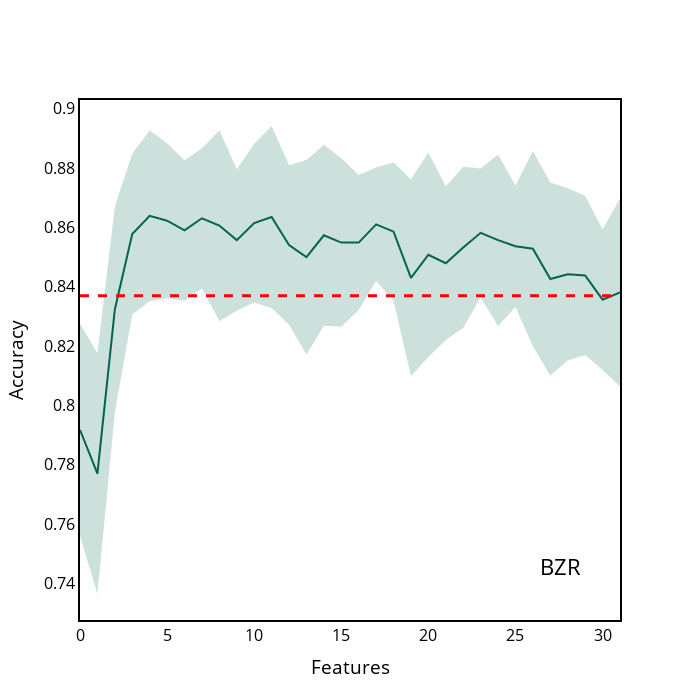

Notebook code for this chart:
### Code cell
BZR["y_upper"] = BZR["accuracy_contribution"] + BZR["accuracy_contribution_std"]
BZR["y_lower"] = BZR["accuracy_contribution"] - BZR["accuracy_contribution_std"]

x = BZR.index.tolist()
y = BZR["accuracy_contribution"].tolist()

y_upper = BZR["y_upper"].tolist()
y_lower = BZR["y_lower"].tolist()


fig = go.Figure([
    go.Scatter(
        x=x,
        y=y,
        line=dict(color='rgb(0,100,80)'),
        mode='lines'
    ),
    go.Scatter(
        x=x+x[::-1], # x, then x reversed
        y=y_upper+y_lower[::-1], # upper, then lower reversed
        fill='toself',
        fillcolor='rgba(0,100,80,0.2)',
        line=dict(color='rgba(255,255,255,0)'),
        hoverinfo="skip",
        showlegend=False
    )
])



# Update figure layout
fig.update_layout(title={'text':'BZR', 'y':0.2, 'x':0.8,'xanchor': 'center','yanchor': 'top'})
fig.update_layout(paper_bgcolor='white')
fig.update_layout(plot_bgcolor='white')
fig.update_yaxes(color='black')
fig.update_layout(
    yaxis = dict(
        title = "Accuracy",
        zeroline=True,
        showline = True,
        linecolor = 'black',
        mirror=True,
        linewidth = 2
    ),
    xaxis = dict(
        title = "Features",
        mirror=True,
        zeroline=True,
        showline = True,
        linecolor = 'black',
        linewidth = 2,
    ),
    width=700,
    height=700,
    font=dict(
    size=16,
    color="black")  
)
fig.update_layout(showlegend=False)
# fig.update_layout(yaxis_range=[0.7,0.85])
fig.update_xaxes(showgrid=False, gridwidth=0.5, gridcolor='#e3e1e1')
fig.update_yaxes(showgrid=False, gridwidth=0.5, gridcolor='grey')
fig.update_traces(marker_line_color='black', marker_line_width=1.0, opacity=1.0)

fig.add_hline(y=0.837, line_width=3, line_dash="dash", line_color="red")


fig.show()

### Figure 1 — Plotly figure (JSON) as saved in the notebook; plotly's stock layout.template omitted (floating-point values rounded to 4 significant figures)
{"data": [{"line": {"color": "rgb(0,100,80)"}, "marker": {"line": {"color": "black", "width": 1}}, "mode": "lines", "opacity": 1, "type": "scatter", "x": [0, 1, 2, 3, 4, 5, 6, 7, 8, 9, 10, 11, 12, 13, 14, 15, 16, 17, 18, 19, 20, 21, 22, 23, 24, 25, 26, 27, 28, 29, 30, 31], "y": [0.7918, 0.777, 0.8324, 0.8578, 0.8639, 0.8623, 0.859, 0.8631, 0.8607, 0.8557, 0.8615, 0.8635, 0.8541, 0.85, 0.8574, 0.8549, 0.8549, 0.8611, 0.8586, 0.843, 0.8508, 0.848, 0.8533, 0.8582, 0.8557, 0.8537, 0.8529, 0.8426, 0.8443, 0.8439, 0.8357, 0.8381]}, {"fill": "toself", "fillcolor": "rgba(0,100,80,0.2)", "hoverinfo": "skip", "line": {"color": "rgba(255,255,255,0)"}, "marker": {"line": {"color": "black", "width": 1}}, "opacity": 1, "showlegend": false, "type": "scatter", "x": [0, 1, 2, 3, 4, 5, 6, 7, 8, 9, 10, 11, 12, 13, 14, 15, 16, 17, 18, 19, 20, 21, 22, 23, 24, 25, 26, 27, 28, 29, 30, 31, 31, 30, 29, 28, 27, 26, 25, 24, 23, 22, 21, 20, 19, 18, 17, 16, 15, 14, 13, 12, 11, 10, 9, 8, 7, 6, 5, 4, 3, 2, 1, 0], "y": [0.8277, 0.8177, 0.8671, 0.8849, 0.8927, 0.8884, 0.8827, 0.8867, 0.8928, 0.8796, 0.8883, 0.8942, 0.881, 0.8828, 0.8879, 0.8833, 0.8777, 0.8802, 0.8819, 0.8763, 0.8853, 0.8738, 0.8805, 0.8799, 0.8846, 0.8741, 0.8858, 0.8752, 0.8732, 0.8707, 0.8593, 0.8698, 0.8064, 0.812, 0.817, 0.8153, 0.8101, 0.8199, 0.8332, 0.8268, 0.8365, 0.8261, 0.8221, 0.8164, 0.8098, 0.8353, 0.8419, 0.8322, 0.8265, 0.8269, 0.8172, 0.8272, 0.8328, 0.8347, 0.8319, 0.8285, 0.8395, 0.8353, 0.8362, 0.8351, 0.8307, 0.7977, 0.7364, 0.7559]}], "layout": {"font": {"color": "black", "size": 16}, "height": 700, "paper_bgcolor": "white", "plot_bgcolor": "white", "shapes": [{"line": {"color": "red", "dash": "dash", "width": 3}, "type": "line", "x0": 0, "x1": 1, "xref": "x domain", "y0": 0.837, "y1": 0.837, "yref": "y"}], "showlegend": false, "title": {"text": "BZR", "x": 0.8, "xanchor": "center", "y": 0.2, "yanchor": "top"}, "width": 700, "xaxis": {"autorange": true, "gridcolor": "#e3e1e1", "gridwidth": 0.5, "linecolor": "black", "linewidth": 2, "mirror": true, "range": [0, 31], "showgrid": false, "showline": true, "title": {"text": "Features"}, "type": "linear", "zeroline": true}, "yaxis": {"autorange": true, "color": "black", "gridcolor": "grey", "gridwidth": 0.5, "linecolor": "black", "linewidth": 2, "mirror": true, "range": [0.7277, 0.903], "showgrid": false, "showline": true, "title": {"text": "Accuracy"}, "type": "linear", "zeroline": true}}}
